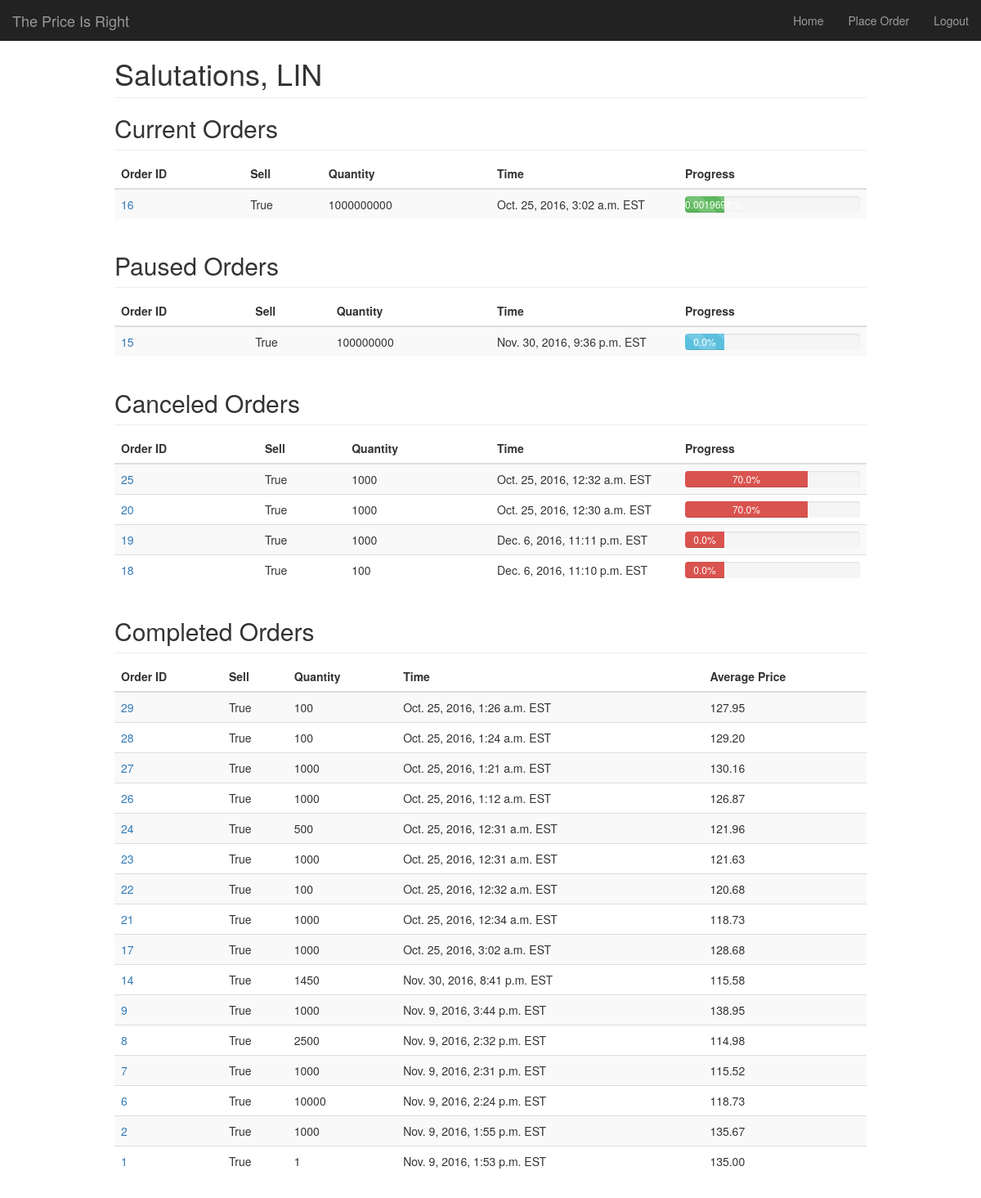
Page / (signed in) on the earlier database version.
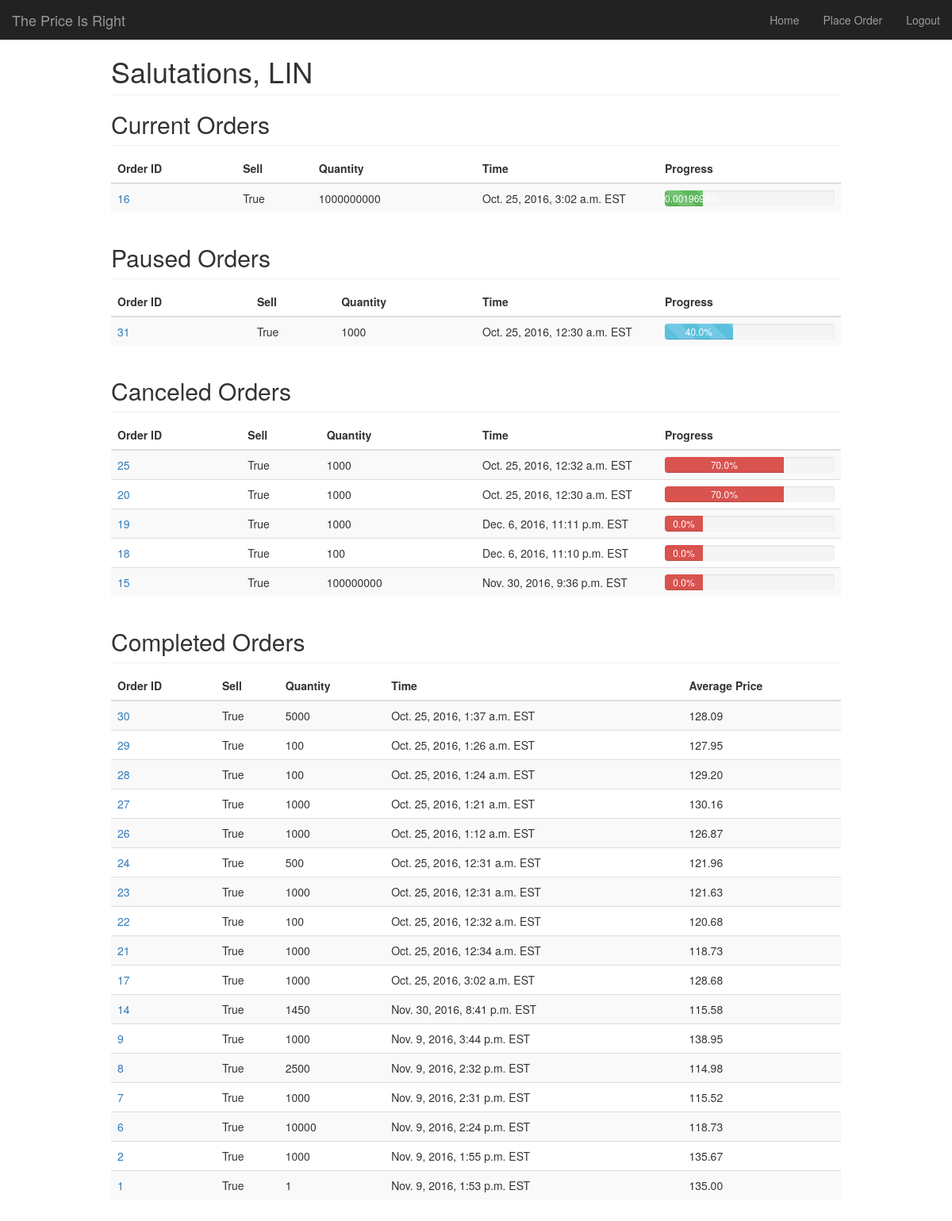
Same page on the later database version.
### stocks/models.py (models this page shows)
@python_2_unicode_compatible
class ParentOrder(models.Model):
	quantity = models.IntegerField(blank=False, default=1)
	stock_type = models.CharField(max_length=20)
	is_sell = models.BooleanField(blank=False, default=True)
	time_executed = models.DateTimeField(blank=False, auto_now_add=True)
	user = models.ForeignKey(User, on_delete=models.CASCADE)
	IN_PROGRESS = 'P'
	COMPLETED = 'C'
	FAILED = 'F'
	PAUSED = 'S'
	CANCELLED = 'X'
	STATUS_CHOICES = (
		(IN_PROGRESS, 'In Progress'),
		(COMPLETED, 'Completed'),
		(FAILED, 'Failed'),
		(PAUSED, 'Paused'),
		(CANCELLED, 'Cancelled')
	)
	status = models.CharField(
		max_length=1,
		choices=STATUS_CHOICES,
		default=IN_PROGRESS
	)
	progress = models.FloatField(blank=False, default=0.0)
	def is_valid(self):
		if self.quantity <= 0:
			return False
		else:
			return True
	def get_total_price_sold(self, children):
		total_price = (children.filter(is_successful=True).aggregate(total=Sum(F('price') * F('quantity'))))['total']
		if total_price is None:
			return 0.0
		else:
			return total_price
	def get_total_quantity_sold(self, children):
		total_quantity = (children.filter(is_successful=True).aggregate(Sum('quantity')))['quantity__sum']
		if total_quantity is None:
			return 0
		else:
			return total_quantity
	def get_stats(self, children):
		if len(children) == 0:
			return {'total_price': 0.0, 'total_quantity': 0, 'average_price': 0.0}
		total_price = self.get_total_price_sold(children)
		total_quantity = self.get_total_quantity_sold(children)
		if total_price == 0.0:
			return {'total_price': total_price, 'total_quantity': total_quantity, 'average_price': 0.0}
		else:
			return {'total_price': total_price, 'total_quantity': total_quantity, 'average_price': total_price/total_quantity}
	def update_progress(self):
		children = ChildOrder.objects.filter(parent_order__id=self.id)
		quantity_sold = self.get_total_quantity_sold(children)
		self.progress = (float(quantity_sold)/float(self.quantity)) * 100
		self.save()
	def verify_market_price(self, price_json):
		top_bid = price_json.get('top_bid')
		if top_bid is None:
			return False
		price = top_bid.get('price')
		if price is None:
			return False
		return True
	def query_market_price(self, number_of_tries=10):
		quote = json.loads(urllib2.urlopen(QUERY.format(self.id)).read())
		while not self.verify_market_price(quote):  # We failed to verify, the exchange simulator returned a bad response
			quote = json.loads(urllib2.urlopen(QUERY.format(self.id)).read())
			time.sleep(5)  # sleep 5 seconds before trying again
			number_of_tries -= 1
			if number_of_tries == 0:  # no tries left, we give up querying and selling
				return False
		price = float(quote['top_bid']['price'])
		print "Quoted at %s" % price
		return price
	def query_market_datetime(self, number_of_tries=10):
		quote = json.loads(urllib2.urlopen(QUERY.format(self.id)).read())
		while not self.verify_market_price(quote):  # We failed to verify, the exchange simulator returned a bad response
			quote = json.loads(urllib2.urlopen(QUERY.format(self.id)).read())
			time.sleep(5)  # sleep 5 seconds before trying again
			number_of_tries -= 1
			if number_of_tries == 0:  # no tries left, we give up querying and selling
				return False
		d = quote['timestamp'] + " UTC" # add UTC since this is time zone returned by simulator
		FORMAT = '%Y-%m-%d %H:%M:%S.%f %Z'
		dt = datetime.datetime.strptime(d, FORMAT)
		return dt
	def execute_sell(self, quantity, price):
		url   = ORDER.format(self.id, quantity, price)
		response = urllib2.urlopen(url).read()
		if response == "":
			order = {
			u'timestamp': self.query_market_datetime(),
			u'qty': quantity,
			u'side': u'sell',
			u'avg_price': 0.0
			}
		else:
			order = json.loads(response)
		return order
	def create_child(self, order, attempted_price):
		if (order['avg_price'] == 0.0):
			co = ChildOrder.objects.create(
				parent_order=self,
				quantity = order['qty'],
				is_successful=False,
				price=attempted_price
			)
		else:
			co = ChildOrder.objects.create(
				parent_order=self,
				quantity = order['qty'],
				is_successful=True,
				price=order['avg_price']
			)
			self.progress += (order['qty']/self.quantity) * 100
			self.save()
		co.time_executed = order['timestamp']
		co.save()
		return co
	def determine_quantity_to_sell(self):
		successful_children = ChildOrder.objects.filter(parent_order=self.id).filter(is_successful=True)
		quantity_sold_so_far = 0
		for child in successful_children:
			quantity_sold_so_far += child.quantity
		quantity_left_to_sell = self.quantity - quantity_sold_so_far
		return quantity_left_to_sell
	def trade(self):
		if not self.is_valid():
			print "Problem, someone created a bad parent order that shouldn't even be here"
			return  # This code should never be reached, since if an order is not valid, we don't even create it
		number_of_successes = 0
		if ((self.quantity/10) < 10):
			maximum_child_size = self.quantity
		else:
			maximum_child_size = self.quantity / 10  # hardcoded to split by 10%
		child_order_size = maximum_child_size
		quantity_to_sell = self.determine_quantity_to_sell()
		while quantity_to_sell > 0:
			price = self.query_market_price()
			if price is False:
				self.status = self.FAILED
				self.save()
				return
			price -= ORDER_DISCOUNT  # query is successful, update price accordingly
			if (quantity_to_sell < child_order_size):
				child_order_size = quantity_to_sell  # make sure child order size never exceeds what we have left to sell
			self.refresh_from_db()  # refresh before checking if paused or cancelled
			if (self.status == self.PAUSED or self.status == self.CANCELLED):
				return
			order = self.execute_sell(child_order_size, price)
			self.create_child(order, price)
			if (order['avg_price'] == 0.0):
				number_of_successes -= 1
			else:
				number_of_successes += 1
				quantity_to_sell -= order['qty']
			if (number_of_successes == FAILURE_TOLERANCE):
				child_order_size /= 2
				number_of_successes = 0
			elif (number_of_successes == SUCCESS_TOLERANCE and child_order_size < maximum_child_size):
				child_order_size *= 2
				number_of_successes = 0
			time.sleep(N)
		self.status = self.COMPLETED
		self.save() # we forgot to save after setting self.success=True. The update() function solves this
	def __str__(self):
		return str(self.id) + ": " + str(self.quantity) + " x " + self.stock_type + ' status:' + self.status

### authentication/views.py (the view)
# urls.py: url(r'^$', views.index, name='index'),
@login_required(login_url="login/")
def index(request):
    order_list = ParentOrder.objects.all().order_by('-id')
    for order in order_list:
        children = ChildOrder.objects.filter(parent_order__id=order.id)
        order_stats = order.get_stats(children)
        order.avg_price = '{:,.2f}'.format(order_stats['average_price'])
    context_dict = {'orders': order_list}
    return render(request, "index.html", context_dict)

### templates/index.html (shortened to what the changed rows need)
{% extends 'base.html' %}
{% load staticfiles %}
{% block head-extras %}
    <link href="{% static "stocks/dashboard.css" %}" rel="stylesheet">
{% endblock %}
{% block content %}
  <h2 class="sub-header">Current Orders</h2>
  <div class="table-responsive">
    <table class="table table-striped">
      <thead>
        <tr>
          <th>Order ID</th>
          <th>Sell</th>
          <th>Quantity</th>
          <th>Time</th>
          <th>Progress</th>
        </tr>
      </thead>
      {% if orders %}
        <tbody>
            {% for order in orders %}
              {% if order.status == 'P' or order.status == 'F' %}
              <tr>
                  <td> <a href="{% url 'order_detail' order.id %}">{{ order.id }} </a>
                  <td> {{ order.is_sell }}
                  <td> {{ order.quantity }}
                  <td class="col-md-3"> {{ order.time_executed }} EST
                  <td class="col-md-3">
                      <div class="progress">
                          <div id="progress-{{order.id}}" data-id="{{order.id}}" class="progress-bar
                          {% if order.status == 'P' %}
                              progress-bar-success progress-bar-striped active
                          {% endif %}
                          " role="progressbar"
                          role="progressbar" aria-valuenow="{{ order.progress }}" aria-valuemin="0" aria-valuemax="100" style="min-width:4em;width:{{ order.progress }}%"> {{ order.progress }}%
                          </div>
                      </div>
              </tr>
              {% endif %}
            {% endfor %}
        </tbody>
    {% endif %}
    </table>
  </div>
  <h2 class="sub-header">Paused Orders</h2>
  <div class="table-responsive">
    <table class="table table-striped">
      <thead>
        <tr>
          <th>Order ID</th>
          <th>Sell</th>
          <th>Quantity</th>
          <th>Time</th>
          <th>Progress</th>
        </tr>
      </thead>
      {% if orders %}
        <tbody>
            {% for order in orders %}
              {% if order.status == 'S' %}
              <tr>
                  <td> <a href="{% url 'order_detail' order.id %}">{{ order.id }} </a>
                  <td> {{ order.is_sell }}
                  <td> {{ order.quantity }}
                  <td class="col-md-3"> {{ order.time_executed }} EST
                  <td class="col-md-3">
                      <div class="progress">
                          <div id="progress-{{order.id}}" data-id="{{order.id}}" class="progress-bar progress-bar-info progress-bar-striped active" role="progressbar" aria-valuenow="{{ order.progress }}" aria-valuemin="0" aria-valuemax="100" style="min-width:4em;width:{{ order.progress }}%"> {{ order.progress }}%
                          </div>
                      </div>
              </tr>
              {% endif %}
            {% endfor %}
        </tbody>
    {% endif %}
    </table>
  </div>
  <h2 class="sub-header">Canceled Orders</h2>
  <div class="table-responsive">
    <table class="table table-striped">
      <thead>
        <tr>
          <th>Order ID</th>
          <th>Sell</th>
          <th>Quantity</th>
          <th>Time</th>
          <th>Progress</th>
        </tr>
      </thead>
      {% if orders %}
        <tbody>
            {% for order in orders %}
              {% if order.status == 'X' %}
              <tr>
                  <td> <a href="{% url 'order_detail' order.id %}">{{ order.id }} </a>
                  <td> {{ order.is_sell }}
                  <td> {{ order.quantity }}
                  <td class="col-md-3"> {{ order.time_executed }} EST
                  <td class="col-md-3">
                      <div class="progress">
                          <div id="progress-{{order.id}}" data-id="{{order.id}}" class="progress-bar progress-bar-danger progress-bar" role="progressbar"aria-valuenow="{{ order.progress }}" aria-valuemin="0" aria-valuemax="100" style="min-width:4em;width:{{ order.progress }}%"> {{ order.progress }}%
                          </div>
                      </div>
              </tr>
              {% endif %}
            {% endfor %}
        </tbody>
    {% endif %}
    </table>
  </div>
  <h2 class="sub-header">Completed Orders</h2>
  <div class="table-responsive">
    <table class="table table-striped">
      <thead>
        <tr>
          <th>Order ID</th>
          <th>Sell</th>
          <th>Quantity</th>
          <th>Time</th>
          <th>Average Price</th>
        </tr>
      </thead>
      {% if orders %}
        <tbody>
            {% for order in orders %}
                {% if order.status == 'C' %}
                    <tr>
                        <td> <a href="{% url 'order_detail' order.id %}">{{ order.id }} </a>
                        <td> {{ order.is_sell }}
                        <td> {{ order.quantity }}
                        <td> {{ order.time_executed }} EST
                        <td> {{ order.avg_price }}
                    </tr>
                {% endif %}
            {% endfor %}
        </tbody>
    {% endif %}
    </table>
  </div>
{% endblock %}

Differences in the rows shown:
added ParentOrder: id "31", is_sell "True", quantity "1000", time_executed "Oct. 25, 2016, 12:30 a.m.", progress "40.0", shown under "Paused Orders"
changed ParentOrder "Nov. 30, 2016, 9:36 p.m.": moves from the list under "Paused Orders" to the list under "Canceled Orders"
added ParentOrder: id "30", is_sell "True", quantity "5000", time_executed "Oct. 25, 2016, 1:37 a.m.", avg_price "128.09", shown under "Completed Orders"
